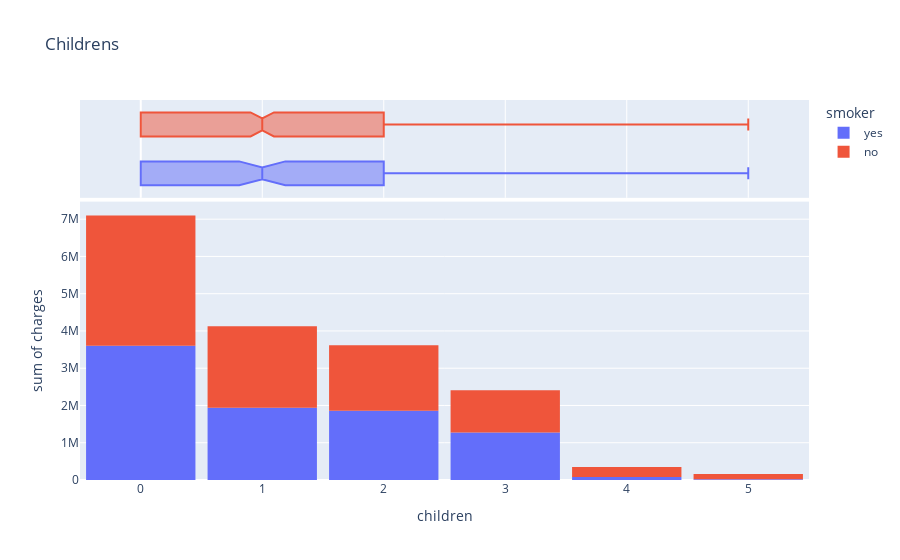

The notebook cell this image was saved under:
### Code cell
fig = px.histogram(medical_charges,
                   x = "children",
                   marginal='box',
                   color = "smoker",
                   title = "Childrens")
fig.update_layout(bargap = 0.1)
fig.show()

### Figure 1 — Plotly figure (JSON) as saved in the notebook; plotly's stock layout.template omitted (floating-point values rounded to 4 significant figures; data arrays with more than 128 entries replaced by an {"elided": "..."} marker saying what was removed)
{"data": [{"bingroup": "x", "histfunc": "sum", "hovertemplate": "smoker=yes<br>children=%{x}<br>sum of charges=%{y}<extra></extra>", "legendgroup": "yes", "marker": {"color": "#636efa", "pattern": {"shape": ""}}, "name": "yes", "orientation": "v", "showlegend": true, "type": "histogram", "x": {"elided": "274 int values"}, "xaxis": "x", "y": {"elided": "274 float values"}, "yaxis": "y"}, {"hovertemplate": "smoker=yes<br>children=%{x}<extra></extra>", "legendgroup": "yes", "marker": {"color": "#636efa"}, "name": "yes", "notched": true, "showlegend": false, "type": "box", "x": {"elided": "274 int values"}, "xaxis": "x2", "yaxis": "y2"}, {"bingroup": "x", "histfunc": "sum", "hovertemplate": "smoker=no<br>children=%{x}<br>sum of charges=%{y}<extra></extra>", "legendgroup": "no", "marker": {"color": "#EF553B", "pattern": {"shape": ""}}, "name": "no", "orientation": "v", "showlegend": true, "type": "histogram", "x": {"elided": "1064 int values"}, "xaxis": "x", "y": {"elided": "1064 float values"}, "yaxis": "y"}, {"hovertemplate": "smoker=no<br>children=%{x}<extra></extra>", "legendgroup": "no", "marker": {"color": "#EF553B"}, "name": "no", "notched": true, "showlegend": false, "type": "box", "x": {"elided": "1064 int values"}, "xaxis": "x2", "yaxis": "y2"}], "layout": {"bargap": 0.1, "barmode": "relative", "legend": {"title": {"text": "smoker"}, "tracegroupgap": 0}, "title": {"text": "Childrens"}, "xaxis": {"anchor": "y", "domain": [0, 1], "title": {"text": "children"}}, "xaxis2": {"anchor": "y2", "domain": [0, 1], "matches": "x", "showgrid": true, "showticklabels": false}, "yaxis": {"anchor": "x", "domain": [0, 0.7326], "title": {"text": "sum of charges"}}, "yaxis2": {"anchor": "x2", "domain": [0.7426, 1], "matches": "y2", "showgrid": false, "showline": false, "showticklabels": false, "ticks": ""}}}
